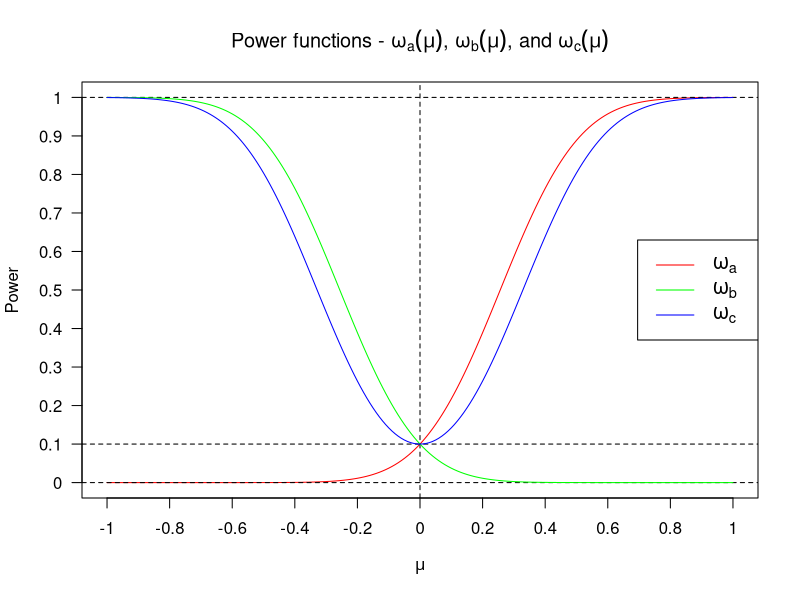
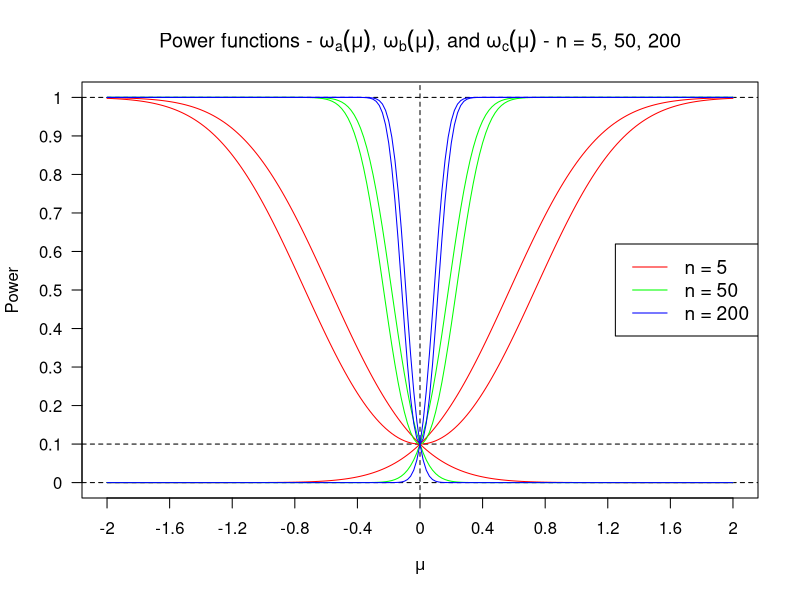
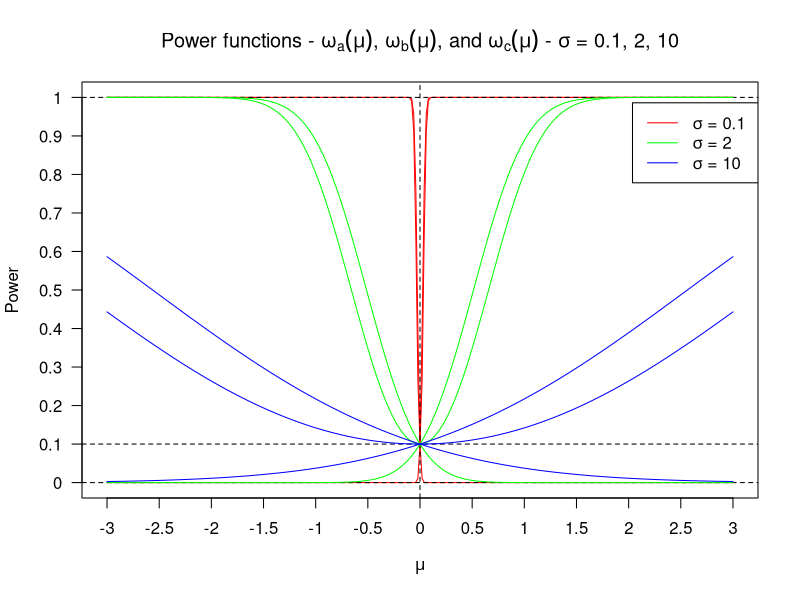
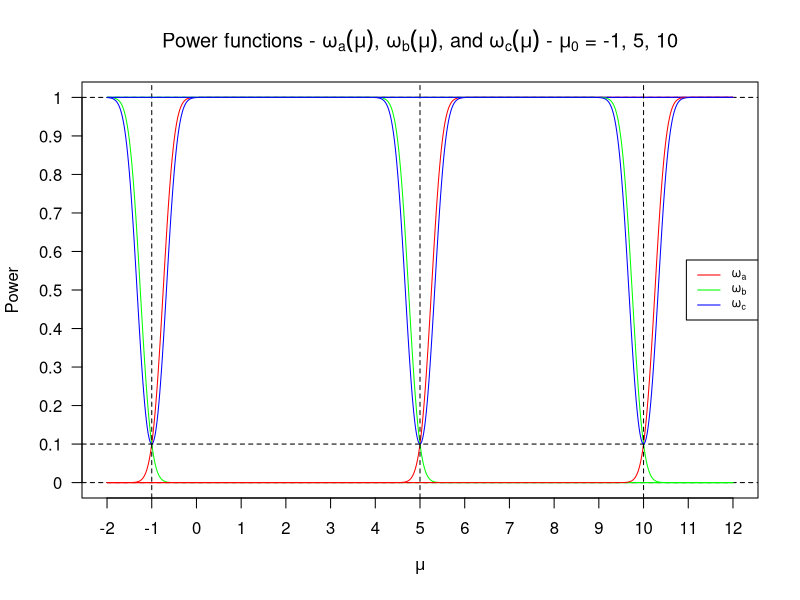

The R source for these figures, in order:
# Default arameters
mu_0 <- 0
alpha <- 0.10
n <- 25
sigma <- 1

# Power functions, need the qnorm inside the std pnorm as per # example 6.18
omega_a <- function(mu) {
  pnorm(qnorm(alpha) + (mu - mu_0) / (sigma/sqrt(n)))
}

omega_b <- function(mu) {
  pnorm(qnorm(alpha) + (mu_0 - mu) / (sigma/sqrt(n)))
}

omega_c <- function(mu) {
  pnorm(qnorm(alpha / 2) + (mu_0 - mu) / (sigma/sqrt(n))) + 
    pnorm(qnorm(alpha / 2) + (mu - mu_0) / (sigma/sqrt(n)))
}

# Make data for plot
mu_values <- seq(-1, 1, by=0.01)
omega_a_values <- sapply(mu_values, omega_a)
omega_b_values <- sapply(mu_values, omega_b)
omega_c_values <- sapply(mu_values, omega_c)

# Plotting
plot(mu_values, omega_a_values, type="l", col="red", ylim=c(0, 1), 
     xlab=expression(mu), ylab="Power", 
     main=expression(paste("Power functions - ", omega["a"](mu), ", ", 
                           omega["b"](mu), ", and ", omega["c"](mu))),
     xaxt="n", yaxt="n")

# axis ticks and labels
axis(1, at=seq(-1, 1, by=0.2), labels=seq(-1, 1, by=0.2))
axis(2, at=seq(0, 1, by=0.1), labels=seq(0, 1, by=0.1), las=1)
abline(h=alpha, lty=2, col="black")  # line for alpha
abline(v=mu_0, lty=2, col="black")    # line for mu_0
abline(h=1, lty=2, col="black")  # line for 1
abline(h=0, lty=2, col="black")  # line for 0
legend("right", legend=c(expression(omega["a   "]), expression(omega["b   "]), expression(omega["c   "])),
       col=c("red", "green", "blue"), lty=1, cex=1.25)


#===========================================================================

lines(mu_values, omega_b_values, col="green")
lines(mu_values, omega_c_values, col="blue")




#===========================================================================
# PART A
# n = 5
n <- 5

# values for plot
mu_values <- seq(-2, 2, by=0.02)
omega_a_values <- sapply(mu_values, omega_a)
omega_b_values <- sapply(mu_values, omega_b)
omega_c_values <- sapply(mu_values, omega_c)

# Plotting
plot(mu_values, omega_a_values, type="l", col="red", ylim=c(0, 1), 
     xlab=expression(mu), ylab="Power", 
     main=expression(paste("Power functions - ", omega["a"](mu), ", ", 
                           omega["b"](mu), ", and ", omega["c"](mu), " - n = 5, 50, 200")),
     xaxt="n", yaxt="n")

abline(h=alpha, lty=2, col="black")  # line for alpha
abline(v=mu_0, lty=2, col="black")    # line for mu_0
abline(h=1, lty=2, col="black")  # line for 1
abline(h=0, lty=2, col="black")  # line for 0
legend("right", legend=c("n = 5", "n = 50", "n = 200"),
       col=c("red", "green", "blue"), lty=1, cex=1.15)

# axis ticks and labels
axis(1, at=seq(-2, 2, by=0.4), labels=seq(-2, 2, by=0.4))
axis(2, at=seq(0, 1, by=0.1), labels=seq(0, 1, by=0.1), las=1)

lines(mu_values, omega_b_values, col="red")
lines(mu_values, omega_c_values, col="red")

#===========================================================================


# n = 50
n <- 50

# values for plot
omega_a_values <- sapply(mu_values, omega_a)
omega_b_values <- sapply(mu_values, omega_b)
omega_c_values <- sapply(mu_values, omega_c)

lines(mu_values, omega_a_values, col="green")
lines(mu_values, omega_b_values, col="green")
lines(mu_values, omega_c_values, col="green")

#===========================================================================

# n = 200
n <- 200

# values for plot
omega_a_values <- sapply(mu_values, omega_a)
omega_b_values <- sapply(mu_values, omega_b)
omega_c_values <- sapply(mu_values, omega_c)

lines(mu_values, omega_a_values, col="blue")
lines(mu_values, omega_b_values, col="blue")
lines(mu_values, omega_c_values, col="blue")

#===========================================================================
# PART B
# sigma = 0.1
n <- 25
sigma <- 0.1

# values for plot
mu_values <- seq(-3, 3, by=0.02)
omega_a_values <- sapply(mu_values, omega_a)
omega_b_values <- sapply(mu_values, omega_b)
omega_c_values <- sapply(mu_values, omega_c)

# Plotting
plot(mu_values, omega_a_values, type="l", col="red", ylim=c(0, 1), 
     xlab=expression(mu), ylab="Power", 
     main=expression(paste("Power functions - ", omega["a"](mu), ", ", 
                           omega["b"](mu), ", and ", omega["c"](mu), " - ", sigma, " = 0.1, 2, 10")),
     xaxt="n", yaxt="n")
lines(mu_values, omega_b_values, col="red")
lines(mu_values, omega_c_values, col="red")
abline(h=alpha, lty=2, col="black")  # line for alpha
abline(v=mu_0, lty=2, col="black")    # line for mu_0
abline(h=1, lty=2, col="black")  # line for 1
abline(h=0, lty=2, col="black")  # line for 0
legend("topright", inset=c(0, 0.05), 
       legend=c(expression(paste(sigma, " = 0.1 ")), expression(paste(sigma, " = 2 ")), 
                expression(paste(sigma, " = 10"))),
       col=c("red", "green", "blue"), lty=1, cex=1)

# axis ticks and labels
axis(1, at=seq(-3, 3, by=0.5), labels=seq(-3, 3, by=0.5))
axis(2, at=seq(0, 1, by=0.1), labels=seq(0, 1, by=0.1), las=1)

#===========================================================================

# sigma = 2
sigma <- 2

# values for plot
omega_a_values <- sapply(mu_values, omega_a)
omega_b_values <- sapply(mu_values, omega_b)
omega_c_values <- sapply(mu_values, omega_c)

lines(mu_values, omega_a_values, col="green")
lines(mu_values, omega_b_values, col="green")
lines(mu_values, omega_c_values, col="green")

#===========================================================================

# sigma = 10
sigma <- 10

# values for plot
omega_a_values <- sapply(mu_values, omega_a)
omega_b_values <- sapply(mu_values, omega_b)
omega_c_values <- sapply(mu_values, omega_c)

lines(mu_values, omega_a_values, col="blue")
lines(mu_values, omega_b_values, col="blue")
lines(mu_values, omega_c_values, col="blue")

#===========================================================================
# PART C
# mu_0 = -1, 5, 10
mu_0 = -1
sigma <- 1

# values for plot
mu_values <- seq(-2, 12, by=0.02)
omega_a_values <- sapply(mu_values, omega_a)
omega_b_values <- sapply(mu_values, omega_b)
omega_c_values <- sapply(mu_values, omega_c)

# Plotting
plot(mu_values, omega_a_values, type="l", col="red", ylim=c(0, 1), 
     xlab=expression(mu), ylab="Power", 
     main=expression(paste("Power functions - ", omega["a"](mu), ", ", 
                           omega["b"](mu), ", and ", omega["c"](mu), " - ", mu["0"], " = -1, 5, 10")),
     xaxt="n", yaxt="n")
lines(mu_values, omega_b_values, col="green")
lines(mu_values, omega_c_values, col="blue")
abline(h=alpha, lty=2, col="black")  # line for alpha
abline(v=mu_0, lty=2, col="black")    # line for mu_0
abline(h=1, lty=2, col="black")  # line for 1
abline(h=0, lty=2, col="black")  # line for 0
legend("right", legend=c(expression(omega["a   "]), expression(omega["b   "]), expression(omega["c   "])),
       col=c("red", "green", "blue"), lty=1, cex=0.75)

# axis ticks and labels
axis(1, at=seq(-2, 12, by=1), labels=seq(-2, 12, by=1))
axis(2, at=seq(0, 1, by=0.1), labels=seq(0, 1, by=0.1), las=1)

#===========================================================================

# mu_0 = 5
mu_0 = 5

# values for plot
omega_a_values <- sapply(mu_values, omega_a)
omega_b_values <- sapply(mu_values, omega_b)
omega_c_values <- sapply(mu_values, omega_c)

lines(mu_values, omega_a_values, col="red")
lines(mu_values, omega_b_values, col="green")
lines(mu_values, omega_c_values, col="blue")

abline(v=mu_0, lty=2, col="black")    # line for mu_0

#===========================================================================
# mu_0 = 5
mu_0 = 10

# values for plot
omega_a_values <- sapply(mu_values, omega_a)
omega_b_values <- sapply(mu_values, omega_b)
omega_c_values <- sapply(mu_values, omega_c)

lines(mu_values, omega_a_values, col="red")
lines(mu_values, omega_b_values, col="green")
lines(mu_values, omega_c_values, col="blue")

abline(v=mu_0, lty=2, col="black")    # line for mu_0

